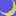

A 2D game scene composited from a Tiled map and its tileset images. What follows is a short description and the map's XML, with every tile layer's data as written:
An orthogonal 2x2 tile map with 8x8 px tiles, 1 tile layer (namtbl).

<map version="1.5" tiledversion="1.5.0" orientation="orthogonal" renderorder="right-down" width="2" height="2" tilewidth="8" tileheight="8" infinite="0" nextlayerid="2" nextobjectid="1">
 <tileset firstgid="1" name="charset" tilewidth="8" tileheight="8" tilecount="256" columns="16">
  <image source="charset@6000.namtbl.png" width="128" height="128" />
 </tileset>
 <layer id="1" name="namtbl" width="2" height="2">
  <data encoding="csv">
256,105,
109,110
</data>
 </layer>
</map>
